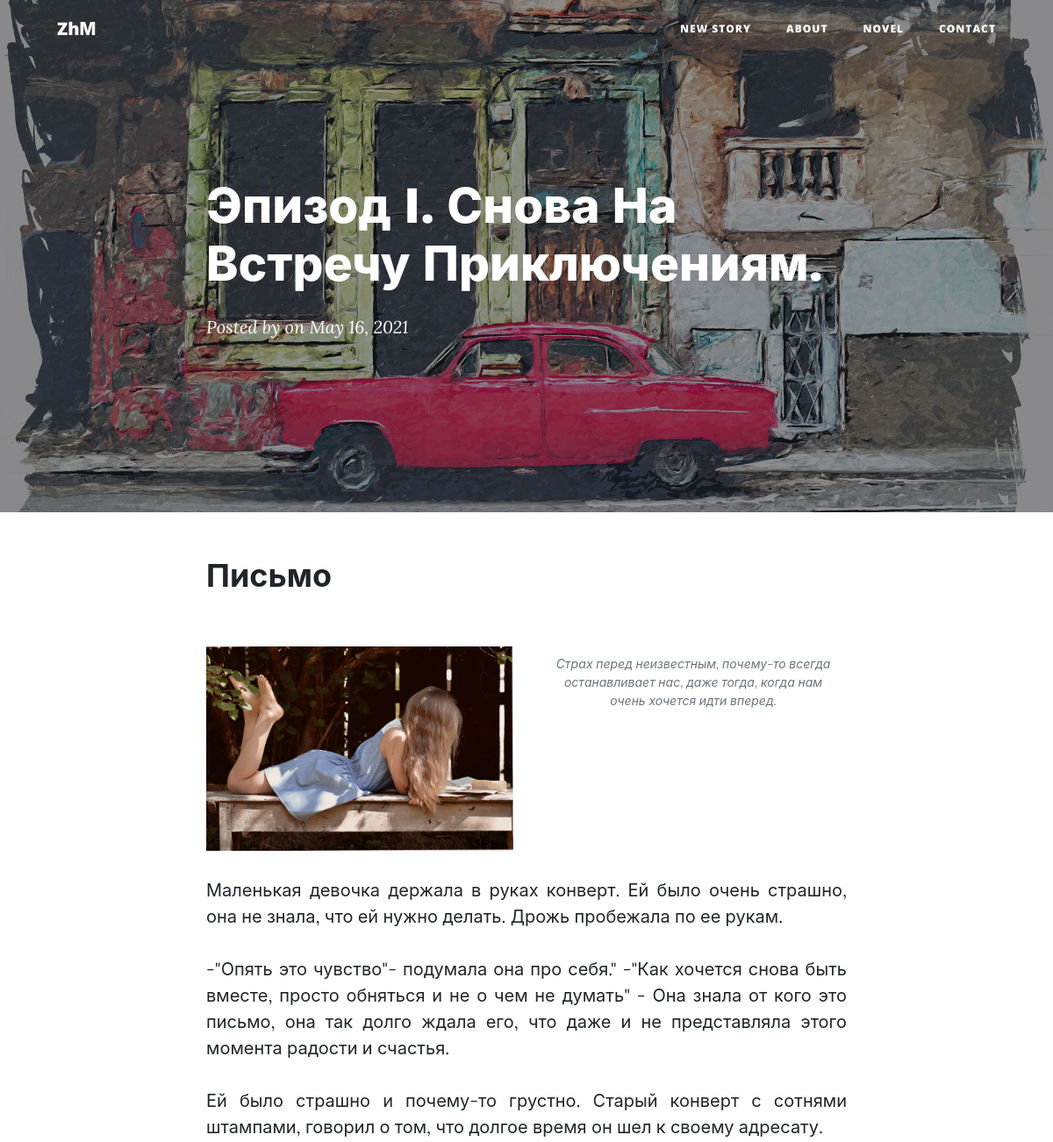
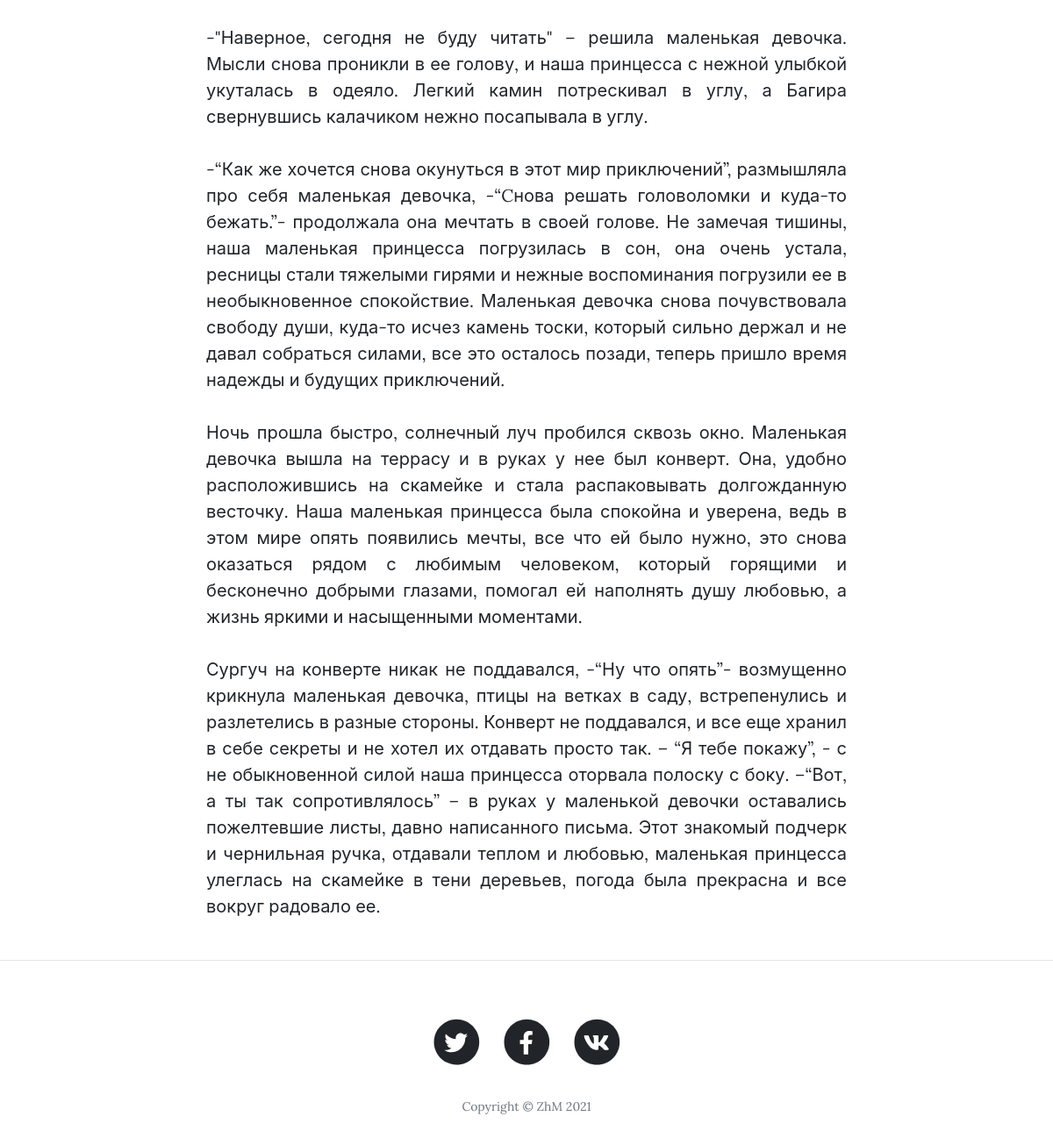
/post/1, run on the app's committed database (2 pictures, top to bottom).
### main.py (models this page shows)
class Stories(db.Model):
    __tablename__ = "stories"
    id = db.Column(db.Integer, primary_key=True)
    date = db.Column(db.String(10), nullable=False)
    title = db.Column(db.String(250), nullable=False)
    chapter = db.Column(db.String(250), nullable=False)
    subtitle = db.Column(db.String(250), nullable=False)
    body = db.Column(db.String, nullable=False)
    img = db.Column(db.String)
    main_img = db.Column(db.String)
    new_story = db.Column(db.Boolean)

### main.py (the view)
@app.route('/post/<int:index>')
def show_post(index):
    requested_post = Stories.query.get(index)
    return render_template('post.html', post=requested_post, datetime=datetime, dt=dt)

### templates/post.html (shortened to what this page needs)
{% include 'header.html' %}
        <header class="masthead" style="background-image: url({{ url_for('static', filename='assets/img-stories/'
        + post['main_img']|string)}})">
            <div class="overlay"></div>
            <div class="container">
                <div class="row">
                    <div class="col-lg-8 col-md-10 mx-auto">
                        <div class="post-heading">
                            <h1>{{ post['chapter'] }}</h1>
                            <span class="meta">
                                Posted by
                                on {{ dt.fromisoformat(post['date']).strftime('%B %d, %Y') }}
                            </span>
                        </div>
                    </div>
                </div>
            </div>
        </header>
        <article>
            <div class="container">
                <div class="row">
                    <div class="col-lg-8 col-md-10 mx-auto">
                        <h2 class="section-heading">{{ post['title'] }}</h2>
                        <div class="row">
                         <div class="col-lg-6 col-md-12 mx-auto">
                            <img class="img-fluid" src="{{ url_for('static', filename='assets/img-stories/'
                            + post['img']|string)}}" alt="..." />
                         </div>
                         <div class="col-lg-6 col-md-12 mx-auto">
                            <span class="caption text-muted">{{ post['subtitle'] }}</span>
                         </div>
                        </div>
                        {% for text in post["body"].split("\n") %}
                        <p>{{ text }}</p>
                        {% endfor %}
                    </div>
                </div>
            </div>
        </article>
        <hr />
 {% include 'footer.html' %}

### templates/header.html (shortened to what this page needs)
<!DOCTYPE html>
<html lang="en">
    <head>
        <link href="{{ url_for('static', filename='css-cleanBlog/styles.css') }}" rel="stylesheet">
        <link href="{{ url_for('static', filename='css-cleanBlog/team.css') }}" rel="stylesheet">
        <link rel="stylesheet" href="{{ url_for('static', filename='css-cleanBlog/novel.css') }}">
        <link rel="stylesheet" href="{{ url_for('static', filename='css-cleanBlog/letter.css') }}">
    </head>
    <body>
        <nav class="navbar navbar-expand-lg navbar-light fixed-top" id="mainNav">
            <div class="container">
                <a class="navbar-brand" href="{{ '/home' }}">ZhМ</a>
                <div class="collapse navbar-collapse" id="navbarResponsive">
                    <ul class="navbar-nav ml-auto">
                        <li class="nav-item"><a class="nav-link" href="{{ '/home' }}">New Story</a></li>
                        <li class="nav-item"><a class="nav-link" href="{{ '/about' }}">About</a></li>
                        <li class="nav-item"><a class="nav-link" href="{{ '/novel' }}">Novel</a></li>
                        <li class="nav-item"><a class="nav-link" href="{{ '/contact' }}">Contact</a></li>
                    </ul>
                </div>
            </div>
        </nav>

### templates/footer.html (shortened to what this page needs)
       <footer>
            <div class="container">
                <div class="row">
                    <div class="col-lg-8 col-md-10 mx-auto">
                        <ul class="list-inline text-center">
                            <li class="list-inline-item">
                                <a href="#!">
                                    <span class="fa-stack fa-lg">
                                        <i class="fas fa-circle fa-stack-2x"></i>
                                        <i class="fab fa-twitter fa-stack-1x fa-inverse"></i>
                                    </span>
                                </a>
                            </li>
                            <li class="list-inline-item">
                                <a href="#!">
                                    <span class="fa-stack fa-lg">
                                        <i class="fas fa-circle fa-stack-2x"></i>
                                        <i class="fab fa-facebook-f fa-stack-1x fa-inverse"></i>
                                    </span>
                                </a>
                            </li>
                            <li class="list-inline-item">
                                <a href="#!">
                                    <span class="fa-stack fa-lg">
                                        <i class="fas fa-circle fa-stack-2x"></i>
                                        <i class="fab fa-vk fa-stack-1x fa-inverse"></i>
                                    </span>
                                </a>
                            </li>
                        </ul>
                        <p class="copyright text-muted">Copyright &copy; ZhM {{ datetime.now().strftime('%Y')}}</p>
                    </div>
                </div>
            </div>
        </footer>
    </body>
</html>

### data on the page
Stories: main_img (picture), chapter "Эпизод I. Снова На Встречу Приключениям.", fromisoformat "May 16, 2021", title "Письмо", img (picture), subtitle "Страх перед неизвестным, почему-то всегда останавливает нас, даже тогда, когда нам очень хочется идти вперед."

### other printed values
{{ text }} "Маленькая девочка держала в руках конверт. Ей было очень страшно, она не знала, что ей нужно делать. Дрожь пробежала по ее рукам." "Ей было страшно и почему-то грустно. Старый конверт с сотнями штампами, говорил о том, что долгое время он шел к своему адресату."
